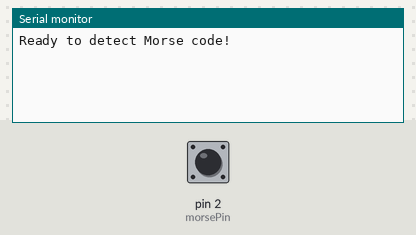
Simulated run of this sketch. Board: Arduino Uno, built with avr-gcc and run on an emulated ATmega328P. Parts: the last lines printed to the serial monitor. The test bench sets the inputs (shaded band); at power-on: pin 2 (morsePin) HIGH.

Above: at 1.2 s.
1.3 s: pin 2 (morsePin) pulled LOW for 0.15 s
At 2.4 s:
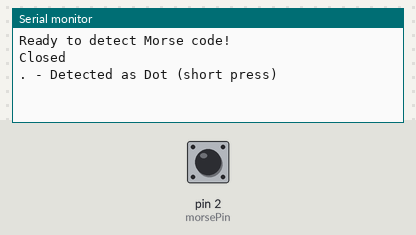
2.9 s: pin 2 (morsePin) pulled LOW for 1 s
At 4.8 s:
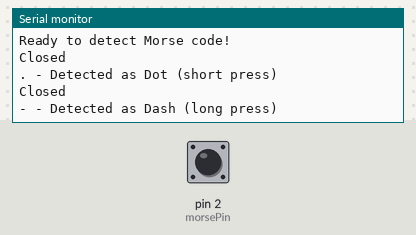

The sketch:

ardunio_morse_code.ino
```cpp
const int morsePin = 2;            // Pin for the Morse key
const unsigned long threshold = 300; // Threshold in ms to differentiate dot and dash
const unsigned long debounceTime = 200; // Debounce delay to prevent multiple detections
const unsigned long releaseDebounce = 150; // Extra debounce after key release to stabilize

unsigned long pressStart = 0;
unsigned long lastPressTime = 0;  // Track the time of the last key press
bool isPressed = false;  // Track if the key is currently pressed
bool isReleased = true;  // Track if the key has been released

void setup() {
  pinMode(morsePin, INPUT_PULLUP);   // Set the key pin as input
  Serial.begin(9600);  // Begin Serial communication at 9600 baud
  Serial.println("Ready to detect Morse code!"); // Confirm serial is working
}

void loop() {
  int state = digitalRead(morsePin); // Read the current state of the key

  // Detect key press (circuit closed)
  if (state == LOW && !isPressed && (millis() - lastPressTime) > debounceTime) {
    isPressed = true;  // Mark as pressed
    pressStart = millis();  // Record the time when the key was pressed
    Serial.println("Closed");  // Print "Closed" when key is pressed
    lastPressTime = millis();  // Update last press time to prevent bouncing
    isReleased = false;  // The key is now pressed, not released
  }

  // Detect key release (circuit opened)
  if (state == HIGH && !isReleased && isPressed && (millis() - pressStart) > releaseDebounce) {
    unsigned long pressDuration = millis() - pressStart; // Measure press duration
    isPressed = false;  // Reset pressed state
    isReleased = true;  // The key is now released

    // Output based on the press duration
    if (pressDuration < threshold) {
      Serial.print(".");   // Send dot for short press
      Serial.println(" - Detected as Dot (short press)");
    } else {
      Serial.print("-");   // Send dash for long press
      Serial.println(" - Detected as Dash (long press)");
    }

    delay(50);  // Small delay to prevent overlap between characters
  }
}
```

Measured:
- after the input at 1.3 s, the serial monitor: prints a new line at once (image 1)
- after the input at 2.9 s, the serial monitor: prints a new line after 1.0 s (image 2)
